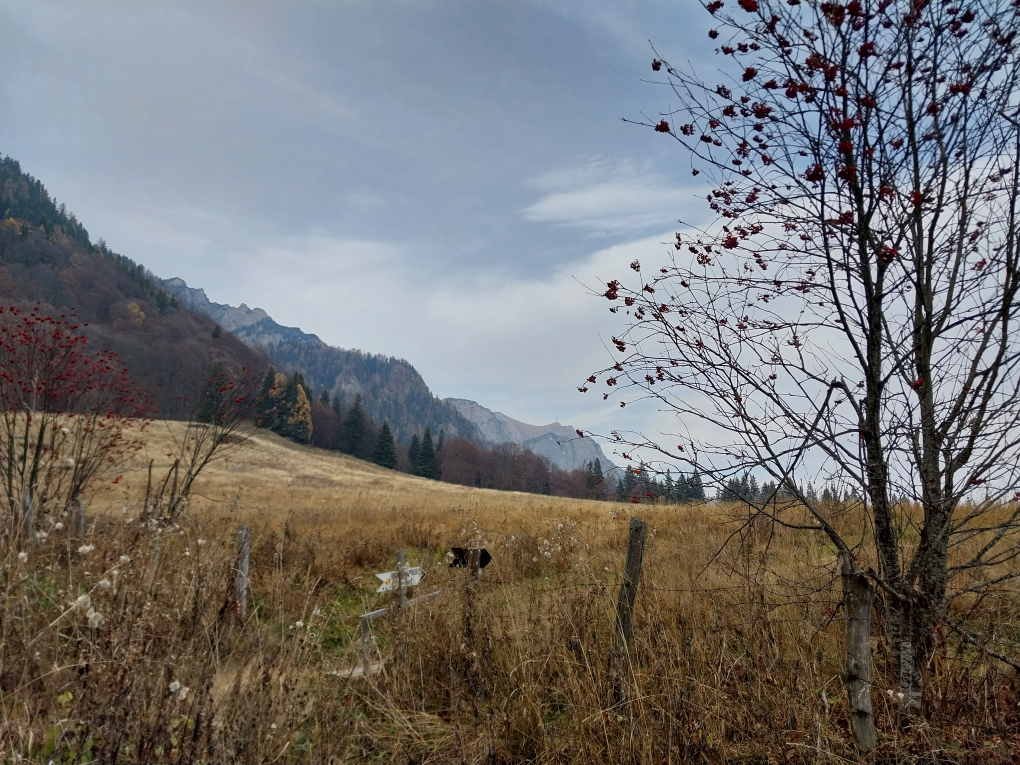
#> input picture Profiling/ExampleImages/20221106_140301.jpg, 4080 x 3060 px (shown at 1/4 size)
$ jupyter execute PILBase64Resizing.ipynb   (shell and % lines are left out)
#> lines starting #> are read from the running program, lines starting #| are printed output that depends on the picture
[cell 1]
from PIL import Image, ExifTags
import base64
from pathlib import Path
import os
from io import BytesIO

[cell 2]
image_path = Path(os.getcwd()) / "ExampleImages/20221106_140301.jpg"

[cell 3]
def load_file_directly(file_path):
    with open(file_path, "rb") as img_file:
        b64_string = base64.b64encode(img_file.read()).decode("utf-8")
    return b64_string

[cell 4]
load_file_directly(image_path)

[cell 5]
def pil_load_and_resize(file_path, target_size=1024):
#> called with target_size = 1024
    image = Image.open(file_path)
#> image is the input picture: PIL image 4080x3060 RGB; mean R, G, B 115.6, 114.5, 114.1
    exif = image._getexif()
#> exif = 39 items

    width, height = image.size
#> width = 4080; height = 3060
    max_dimension = max(width, height)
#> max_dimension = 4080

    factor = 1
    while max_dimension >= target_size:
        factor *= 2
        max_dimension //= 2
#> after the loop, factor = 4; max_dimension = 1020

    if factor > 1:
        image = image.resize(
            (width // factor, height // factor), resample=Image.LANCZOS
        )
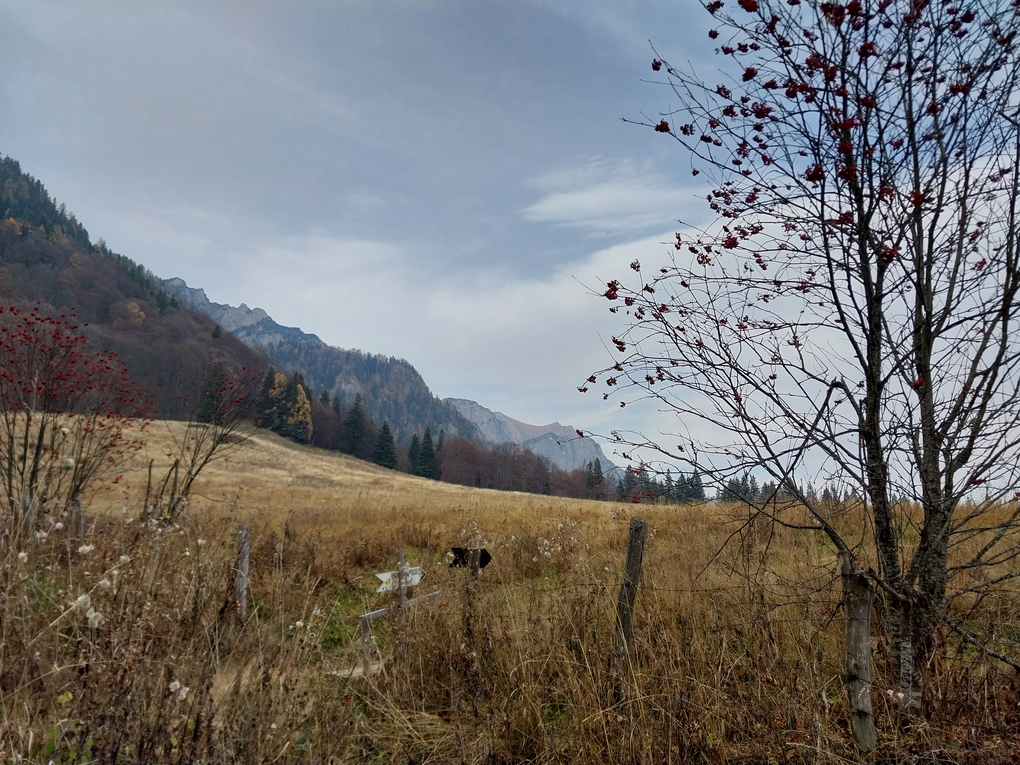
#> image: PIL image 1020x765 RGB; mean R, G, B 115.7, 114.6, 114.1

    for orientation in ExifTags.TAGS.keys():
        if ExifTags.TAGS[orientation] == "Orientation":
            break

    if exif[orientation] == 3:
        image = image.rotate(180, expand=True)
    elif exif[orientation] == 6:
        image = image.rotate(270, expand=True)
    elif exif[orientation] == 8:
        image = image.rotate(90, expand=True)

    buffered = BytesIO()
    image.save(buffered, format="JPEG")
    return base64.b64encode(buffered.getvalue()).decode("utf-8")

[cell 6]
pil_load_and_resize(image_path)

[cell 7]
def pil_load(file_path):
    image = Image.open(file_path)
    exif = image._getexif()
#> exif = 39 items

    for orientation in ExifTags.TAGS.keys():
        if ExifTags.TAGS[orientation] == "Orientation":
            break

    if exif[orientation] == 3:
        image = image.rotate(180, expand=True)
    elif exif[orientation] == 6:
        image = image.rotate(270, expand=True)
    elif exif[orientation] == 8:
        image = image.rotate(90, expand=True)

    buffered = BytesIO()
    image.save(buffered, format="JPEG")
    return base64.b64encode(buffered.getvalue()).decode("utf-8")

[cell 8]
pil_load(image_path)

[cell 9]
def check_max_size(file_path, target_size=1024):
#> called with target_size = 1024
    image = Image.open(file_path)
    exif = image._getexif()
#> exif = 39 items

    width, height = image.size
#> width = 4080; height = 3060
    max_dimension = max(width, height)
#> max_dimension = 4080

    return max_dimension >= target_size
